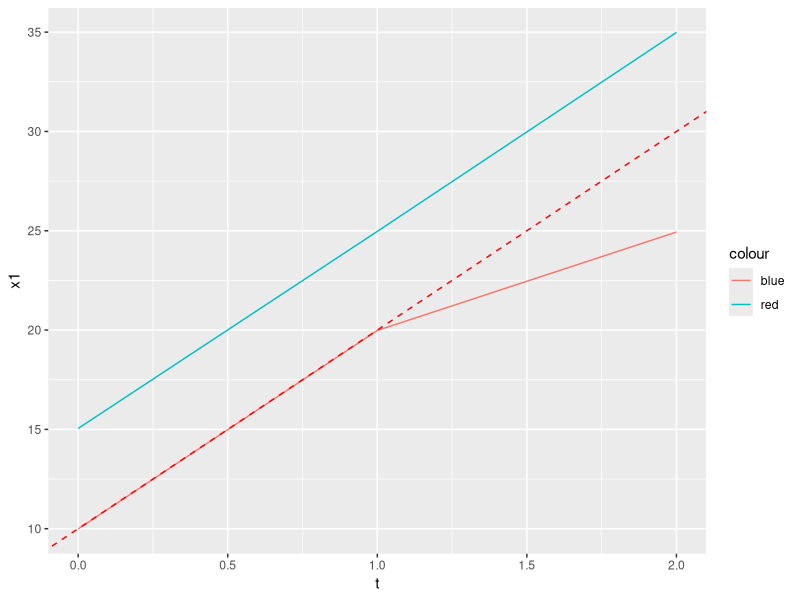

This chart was generated by the following R code:
## ---- chunk 1
# library for generation multivariate distributions
library(MASS)

# always use the same random numbers
set.seed(123)

# the means and errors for the multivariate distribution
MUs    <- c(10,15)
SIGMAs <- matrix(c(2, 1,
                   1, 2   ),
                 nrow=2,
                 ncol=2       )

# the multivariate distribution
t0 <- mvrnorm(n     = 1000,
              mu    = MUs,
              Sigma = SIGMAs)

# common trend
MUs <- MUs + 10

# time period 1: t1
t1 <- mvrnorm(n     = 1000,
              mu    = MUs,
              Sigma = SIGMAs)

MUs <- MUs + c(5, 10)

# time period 2: t2
t2 <- mvrnorm(n     = 1000,
              mu    = MUs,
              Sigma = SIGMAs)

## ---- chunk 2
# create data.frames with time index
t0 <- data.frame(t = 0, t0)
t1 <- data.frame(t = 1, t1)
t2 <- data.frame(t = 2, t2)

# summarise data
summary(t0)
summary(t1)
summary(t2)

# combine data
t012 <- rbind(t0, t1, t2)
## ---- chunk 3
library(ggplot2)
library(dplyr)

t012 %>%
  group_by(t) %>%
  summarise(x1=mean(X1), x2=mean(X2) ) %>%
  ggplot(aes(x=t)) + 
    geom_line(aes(y=x1, colour="blue")) + # add x1 to plot
    geom_line(aes(y=x2, colour="red")) + # add x2 to plot
    geom_abline(intercept=10, slope=10, colour="red", linetype=2) # assumed common trend
